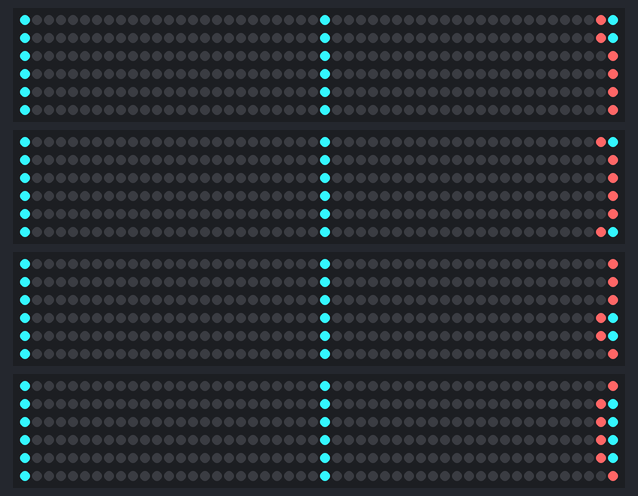
A sketch run on a simulated Arduino Uno, built with avr-gcc and run on an emulated ATmega328P. Shown: 4 × 300 RGB LEDs in strip order, left to right, continuing on the next row. Random numbers use the default seed unless the sketch sets one.

Above: at 0.06 s.
At 3.63 s:
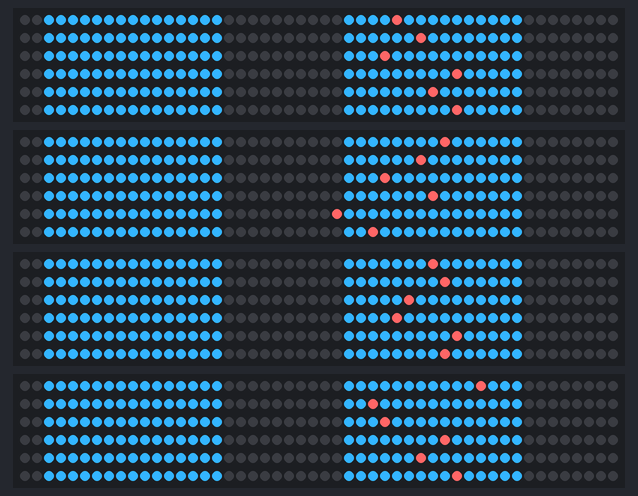
At 5.63 s:
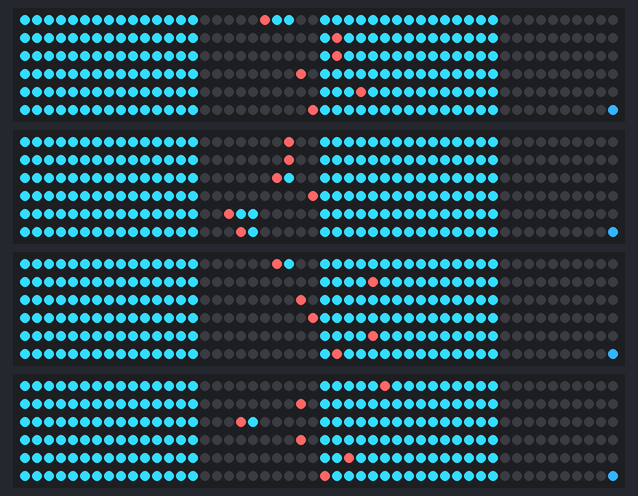
At 21.86 s:
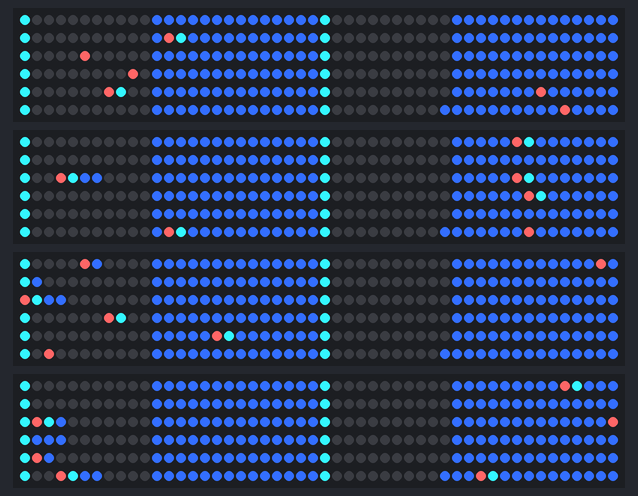
At 36.17 s:
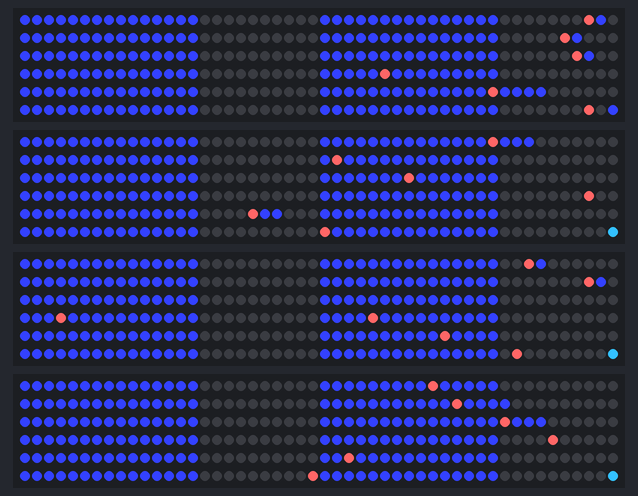
At 39.92 s:
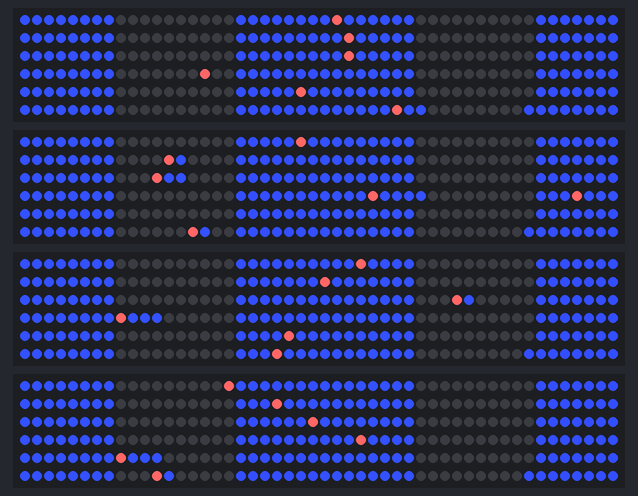

The sketch:

light-stream.ino
```cpp
// Light Stream.

// Waves of blue pulsing down 4 x 30m strands of NeoPixel lights.
// NeoPixel data wires plugged into Arduino pins 0-3, NeoPixel
// ground wires all connected to common ground. NeoPixel power
// lines plugged into 5V 20A brick power supply.

#include <Adafruit_NeoPixel.h>

#define N_LEDS  300     // 10 meter reel @ 30 LEDs/m
#define N_REELS 4       // Use pins 0 through N_REELS-1 to control each reel of NeoPixels
#define N_FISH  6       // Number of fish swimming upstream per reel

// The Arduino compiler won't let me do this in a loop
int pin = 0;
Adafruit_NeoPixel strip[] = {
   Adafruit_NeoPixel(N_LEDS, pin++, NEO_GRB + NEO_KHZ800),
   Adafruit_NeoPixel(N_LEDS, pin++, NEO_GRB + NEO_KHZ800),
   Adafruit_NeoPixel(N_LEDS, pin++, NEO_GRB + NEO_KHZ800),
   Adafruit_NeoPixel(N_LEDS, pin++, NEO_GRB + NEO_KHZ800)
};


uint16_t fish[N_FISH][N_REELS];

void setup() {
  randomSeed(analogRead(0));  // Initialize random number generator using analog noise

  int initial_fish_spacing = 50;
  for (int p = 0; p < N_REELS; p++) {
    for (int f = 0; f < N_FISH; f++) {
      fish[f][p]= strip[p].numPixels() - 1 - (f * initial_fish_spacing);
    }
    strip[p].begin();
  }
}

void loop() {
  stream(0x33F6FF); // Lighter blue
  stream(0x33B5FF);
  stream(0x33DDFF);
  stream(0x33D1FF);
  stream(0x33CAFF);
  stream(0x33C1FF);
  stream(0x3341FF);
  stream(0x334EFF);
  stream(0x3351FF);
  stream(0x336EFF); // Darker blue
}

static void stream(uint32_t c) {
  uint16_t pixels_to_light = 15;
  uint16_t bands = 12;
  uint16_t band_length = floor(strip[0].numPixels()/bands);

  for(uint16_t i=0; i<band_length; i++) {
    for (int p = 0; p < N_REELS; p++) {
      for (int f = 0; f < N_FISH; f++) {
        strip[p].setPixelColor(fish[f][p], c);   // Erase previous fish with water color

        // Move the fish upstream 2/5 of the time
        if (random(1, 6) < 3) {
          fish[f][p]--;
        }
        if (fish[f][p] == 0) {
          fish[f][p] = strip[p].numPixels()-1;
        }
      }
    }

    // Draw colored blue bands for waves
    for(uint16_t b=0; b<bands; b++) {
      for (int p = 0; p < N_REELS; p++) {
        strip[p].setPixelColor(i+(b*band_length), c);                  // Draw new pixel
        strip[p].setPixelColor(i+(b*band_length)-pixels_to_light, 0);  // Erase pixel a few steps back
      }
    }

    // Erase the last pixels on the strip from the previous run
    if (i<=pixels_to_light) {
      for (int p = 0; p < N_REELS; p++) {
        strip[p].setPixelColor(strip[p].numPixels()-1-pixels_to_light+i, 0);
      }
    }

    for (int p = 0; p < N_REELS; p++) {
      for (int f = 0; f < N_FISH; f++) {
        strip[p].setPixelColor(fish[f][p], 0xFF6666);  // Fish swimming upstream
      }

      strip[p].show();
    }
    delay(35);
  }
}
```
